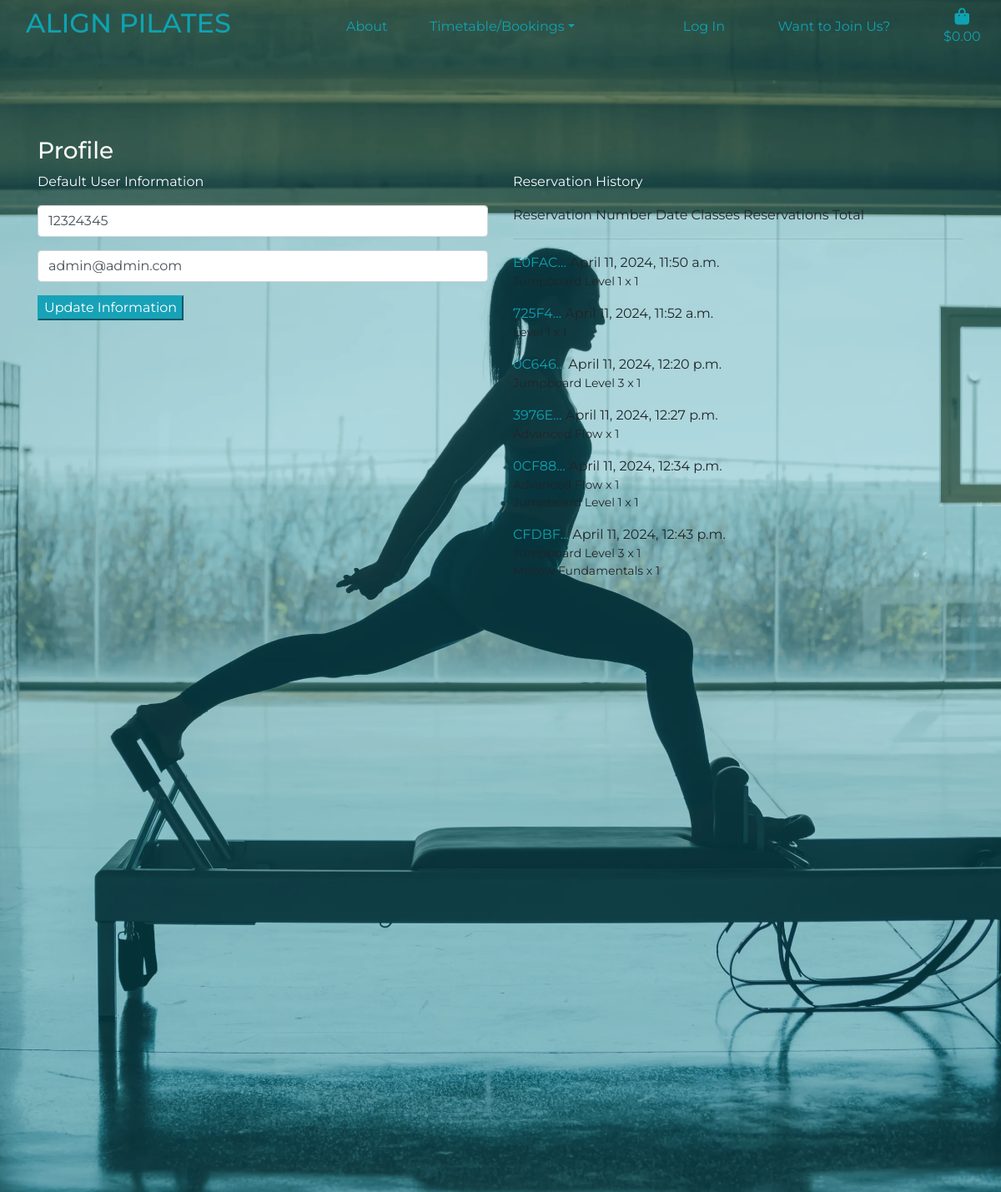
/profile/ (signed in), run on the app's committed database.
### profiles/models.py (models this page shows, shortened)
class UserProfile(models.Model):
    user = models.OneToOneField(User, on_delete=models.CASCADE)
    default_phone_number = models.CharField(max_length=20, null=True, blank=True)
    email = models.EmailField(max_length=254, null=False, blank=False)

### checkout/models.py (models this page shows, shortened)
class Reservation(models.Model):
    reservation_number = models.CharField(max_length=32, null=False, editable=False)
    user_profile = models.ForeignKey(UserProfile, on_delete=models.SET_NULL, null=True,
                                    blank=True, related_name='reservations')
    full_name = models.CharField(max_length=50, null=False, blank=False)
    email = models.EmailField(max_length=254, null=False, blank=False)
    phone_number = models.CharField(max_length=20, null=False, blank=False)
    date = models.DateTimeField(auto_now_add=True)
    reservation_total = models.DecimalField(max_digits=10, decimal_places=2, null=False, default=0)
    original_basket = models.TextField(null=False, blank=False, default='')
    stripe_pid = models.CharField(max_length=254, null=False, blank=False, default='')

class ReservationLineItem(models.Model):
    reservation = models.ForeignKey(Reservation, null=False, blank=False, on_delete=models.CASCADE, related_name='lineitems')
    class_type = models.ForeignKey(Class_Type, null=False, blank=False, on_delete=models.CASCADE)
    quantity = models.IntegerField(null=False, blank=False, default=1)
    lineitem_total = models.DecimalField(max_digits=6, decimal_places=2, null=False, blank=False, editable=False)

### classes/models.py (models this page shows)
class Class_Type(models.Model):
    name = models.CharField(max_length=254)
    level = models.ForeignKey('Level', null=True, blank=True, on_delete=models.SET_NULL)
    description = models.TextField()
    teacher = models.CharField(max_length=254)
    cost = models.DecimalField(max_digits=4, decimal_places=2)
    time = models.TimeField()
    day = models.CharField(max_length=9)
    rating = models.DecimalField(max_digits=6, decimal_places=2, null=True, blank=True)
    day_number = models.IntegerField(default=1)
    def __str__(self):
        return self.name

### profiles/views.py (the view)
# urls.py: path('profile/', include('profiles.urls')),
@login_required
def profile(request):
    profile = get_object_or_404(UserProfile, user=request.user)
    if request.method == "POST":
        form = UserProfileForm(request.POST, instance=profile)
        if form.is_valid():
            form.save()
            messages.success(request, 'Profile Updated Successfully!')
        else:
            messages.error(request, 'Updating failed, please try again.')
    else:
        form = UserProfileForm(instance=profile)
    reservations = profile.reservations.all()
    template = 'profiles/profile.html'
    context = {
        'form': form,
        'reservations': reservations,
        'on_profile_page': True,
    }
    return render(request, template, context)

### profiles/forms.py
class UserProfileForm(forms.ModelForm):
    class Meta:
        model = UserProfile
        exclude = ('user',)
    def __init__(self, *args, **kwargs):
        super().__init__(*args, **kwargs)
        placeholders = {
            'full_name': 'Full Name',
            'email': 'Email Address',
            'default_phone_number': 'Phone Number',
        }
        self.fields['default_phone_number'].widget.attrs['autofocus'] = True
        for field in self.fields:
            if self.fields[field].required:
                placeholder = f'{placeholders[field]} *'
            else:
                placeholder = placeholders[field]
            self.fields[field].widget.attrs['placeholder'] = placeholder
            self.fields[field].widget.attrs['class'] = 'profile-form-input'
            self.fields[field].label = False

### basket/contexts.py (called while the page is built, shortened)
def basket_contents(request):
    basket_items = []
    grand_total = 0
    class_count = 0
    cost = 15
    basket = request.session.get('basket', {})
    context = {
        'basket_items': basket_items,
        'grand_total': grand_total,
        'class_count': class_count,
    }
    return context

### profiles/templates/profiles/profile.html (shortened to what this page needs)
{% extends 'base.html' %}
{% load static %}
{% block extra_css %}
    <link rel="stylesheet" href="{% static 'profiles/css/profile.css' %}">
{% endblock %}
{% block page_header %}
    <div class="container header-container">
    </div>
{% endblock %}
{% block content %}
    <div class="overlay"></div>
    <div class="container">
        <div class="row">
            <div class="col">
                <h3>Profile</h3>
            </div>
        </div>
        <div class="row">
            <div class="col-12 col-lg-6">
                <p>Default User Information</p>
                <form action="{% url 'profile' %}" class="mt-3" method="POST" id="profile-update-info-form">
                    {{ form|crispy }}
                    <button class="button btn-info">Update Information</button>
                </form>
            </div>
            <div class="col-12 col-lg-6">
                <p>Reservation History</p>
                <div class="table-responsive reservation-table">
                    <div class="table table-sm">
                        <thead>
                            <tr>
                                <th>Reservation Number</th>
                                <th>Date</th>
                                <th>Classes</th>
                                <th>Reservations Total</th>
                            </tr>
                        </thead>
                        <hr>
                        <tbody>
                            {% for reservation in reservations %}
                                <tr>
                                    <td>
                                        <a href="{% url 'reservation_history' reservation.reservation_number %}"
                                        title="{{ reservation.reservation_number }}">
                                        {{ reservation.reservation_number|truncatechars:6 }}
                                        </a>
                                    </td>
                                    <td>{{ reservation.date }}</td>
                                    <td>
                                        <ul class="list-unstyled">
                                            {% for reservation in reservation.lineitems.all %}
                                                <li class="small">{{ reservation.class_type }} x {{ reservation.quantity }}</li>
                                            {% endfor %}
                                        </ul>
                                    </td>
                                </tr>
                            {% endfor%}
                        </tbody>
                    </div>
                </div>
            </div>
        </div>
    </div>
{% endblock %}

### static/css/base.css (style rules this page uses)
html { height: 100%; }
body { background: url('/media/site-header.webp') no-repeat center center fixed; height: calc(100vh - 164px); background-size: cover; color: #fafafa; font-family: 'Montserrat'; }
.header-container { height: 164px; }
a { color: #0FA3B1; }
.overlay { height: 100%; width: 100%; top: 0; left: 0; position: fixed; background: #0FA3B1; opacity: 0.3; z-index: -1; }

### profiles/static/profiles/css/profile.css (style rules this page uses)
#profile-update-info-form input::placeholder, #profile-update-info-form { color: #2D3142; }
.reservation-table { max-height: 450px; overflow-y: auto; color: #fafafa !important; }

### data on the page
UserProfile: default_phone_number "12324345", email "admin@admin.com"
Reservation: reservation_number "E0FAC…", date "April 11, 2024, 11:50 a.m."
ReservationLineItem: class_type "Jumpboard Level 1", quantity "1"
Reservation: reservation_number "725F4…", date "April 11, 2024, 11:52 a.m."
ReservationLineItem: class_type "Level 1"
Reservation: reservation_number "0C646…", date "April 11, 2024, 12:20 p.m."
ReservationLineItem: class_type "Jumpboard Level 3", quantity "1"
Reservation: reservation_number "3976E…", date "April 11, 2024, 12:27 p.m."
ReservationLineItem: class_type "Advanced Flow", quantity "1"
Reservation: reservation_number "0CF88…", date "April 11, 2024, 12:34 p.m."
ReservationLineItem: class_type "Advanced Flow", quantity "1"
ReservationLineItem: class_type "Jumpboard Level 1", quantity "1"
Reservation: reservation_number "CFDBF…", date "April 11, 2024, 12:43 p.m."
ReservationLineItem: class_type "Jumpboard Level 3", quantity "1"
ReservationLineItem: class_type "Mellow Fundamentals", quantity "1"
